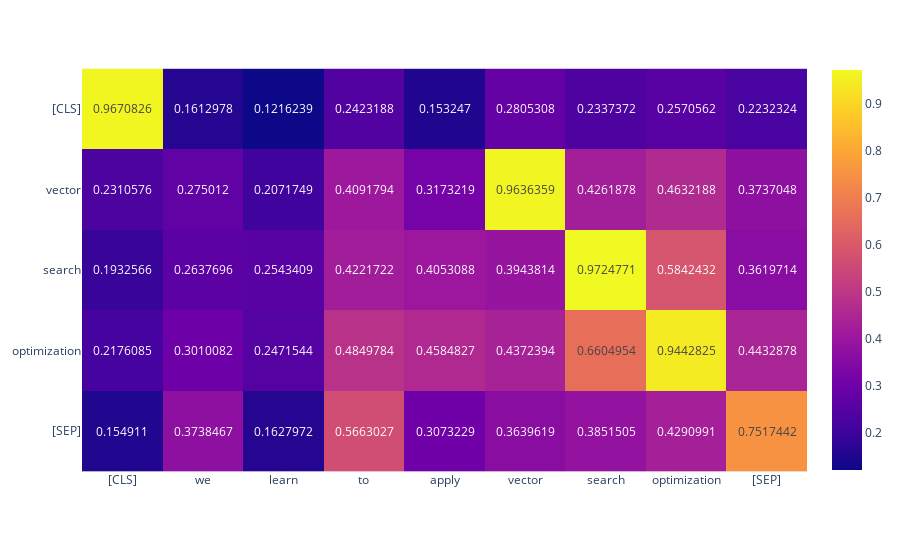

The code cell stored with this chart in its notebook:
### Code cell
px.imshow(
    distances.cpu().numpy(),  # Move the tensor to CPU and convert to a NumPy array
    x=model.tokenizer.convert_ids_to_tokens(
        second_tokens["input_ids"][0]
    ),
    y=model.tokenizer.convert_ids_to_tokens(
        first_tokens["input_ids"][0]
    ),
    text_auto=True,
)

### Figure 1 — Plotly figure (JSON) as saved in the notebook; plotly's stock layout.template omitted (floating-point values rounded to 4 significant figures)
{"data": [{"coloraxis": "coloraxis", "hovertemplate": "x: %{x}<br>y: %{y}<br>color: %{z}<extra></extra>", "name": "0", "texttemplate": "%{z}", "type": "heatmap", "x": ["[CLS]", "we", "learn", "to", "apply", "vector", "search", "optimization", "[SEP]"], "xaxis": "x", "y": ["[CLS]", "vector", "search", "optimization", "[SEP]"], "yaxis": "y", "z": [[0.9671, 0.1613, 0.1216, 0.2423, 0.1532, 0.2805, 0.2337, 0.2571, 0.2232], [0.2311, 0.275, 0.2072, 0.4092, 0.3173, 0.9636, 0.4262, 0.4632, 0.3737], [0.1933, 0.2638, 0.2543, 0.4222, 0.4053, 0.3944, 0.9725, 0.5842, 0.362], [0.2176, 0.301, 0.2472, 0.485, 0.4585, 0.4372, 0.6605, 0.9443, 0.4433], [0.1549, 0.3738, 0.1628, 0.5663, 0.3073, 0.364, 0.3852, 0.4291, 0.7517]]}], "layout": {"coloraxis": {"colorscale": [[0, "#0d0887"], [0.1111, "#46039f"], [0.2222, "#7201a8"], [0.3333, "#9c179e"], [0.4444, "#bd3786"], [0.5556, "#d8576b"], [0.6667, "#ed7953"], [0.7778, "#fb9f3a"], [0.8889, "#fdca26"], [1, "#f0f921"]]}, "margin": {"t": 60}, "xaxis": {"anchor": "y", "constrain": "domain", "domain": [0, 1], "scaleanchor": "y"}, "yaxis": {"anchor": "x", "autorange": "reversed", "constrain": "domain", "domain": [0, 1]}}}
